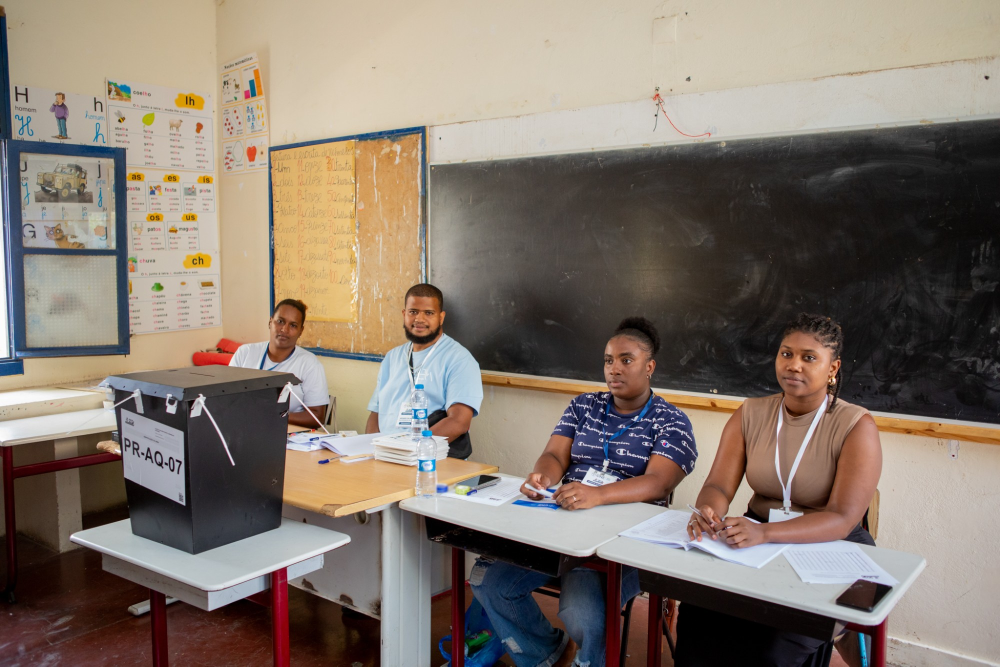
#> input picture comunicado_regras/novos_src/v2src/foto_13.jpg, 2000 x 1333 px, found by its file name (shown at 1/2 size); the run also reads 1 picture not shown here
$ python prep_fotos.py
#> lines starting #> are read from the running program, lines starting #| are printed output that depends on the picture; after the words box and inside, x2 and y2 are one past the last pixel; in counts of white or black regions, pixels touching at a corner belong together
### comunicado_regras/novos_src/v1src/textblur.py
# Desfoca só as letras legíveis (código da urna), o objeto fica intacto: sem quadrados, sem manchas
from PIL import Image, ImageDraw, ImageFilter
def textblur(im,polys,r=7):
    im=im.convert('RGB')
    for P in polys:
        rr=r; ff=4
        if isinstance(P,dict): rr=P['r']; ff=P.get('f',4); P=P['p']
        if len(P)==4 and not isinstance(P[0],tuple): P=[(P[0],P[1]),(P[2],P[1]),(P[2],P[3]),(P[0],P[3])]
        m=Image.new('L',im.size,0); ImageDraw.Draw(m).polygon(P,fill=255)
        if ff<=1:  # desfoque só com píxeis de dentro (bordas do objeto ficam nítidas, nada de fora entra)
            import numpy as np
            a=np.asarray(im).astype(np.float32); mk=(np.asarray(m)>0).astype(np.float32)
            num=np.asarray(Image.fromarray(np.clip(a*mk[...,None],0,255).astype(np.uint8)).filter(ImageFilter.GaussianBlur(rr))).astype(np.float32)
            den=np.asarray(Image.fromarray((mk*255).astype(np.uint8)).filter(ImageFilter.GaussianBlur(rr))).astype(np.float32)[...,None]/255
            bl=np.clip(num/np.maximum(den,1e-3),0,255); al=np.asarray(m.filter(ImageFilter.GaussianBlur(.7))).astype(np.float32)[...,None]/255
            im=Image.fromarray((a*(1-al)+bl*al).astype(np.uint8)); continue
        bl=im.filter(ImageFilter.GaussianBlur(rr))
        im=Image.composite(bl,im,m.filter(ImageFilter.GaussianBlur(ff)))
    return im
TB={'exigir':[{'r':6,'f':1,'p':[(624,701),(711,719),(709,746),(683,749),(680,755),(620,747)]}],'foto_13b':[(820,716,890,740)],'foto_suplentes':[(1276,712,1367,743)],
    'pres':[{'r':16,'p':[(76,925),(410,962),(410,1082),(76,1048)]}],'tempo':[{'r':16,'p':(1152,870,1466,976)}],'extra':[(0,580,62,625)]}

### comunicado_regras/novos_src/v2src/prep_fotos.py
# Fotos novas do V2 (s13, s38, suplentes): rótulos/crachás desfocados + tratamento A (azul) ou B (claro)
import numpy as np
from PIL import Image, ImageFilter
D='motion/v2/'
import sys as _s; _s.path.insert(0,'v1src')
from textblur import textblur, TB
def blur(im,boxes):
    # rótulo "em branco": pinta a área com a cor clara do próprio papel e suaviza a borda (sem texto legível, sem retângulo duro)
    import numpy as np
    from PIL import ImageDraw
    for b in boxes:
        Q=None
        if isinstance(b[0],tuple): Q=b; xs=[q[0] for q in Q]; ys=[q[1] for q in Q]; b=(min(xs),min(ys),max(xs),max(ys))
        x0,y0,x1,y1=b; a=np.asarray(im.crop(b)).reshape(-1,3); L=a.sum(1)
        if Q: a=a[L>=np.percentile(L,40)]; L=a.sum(1)
        col=tuple(int(v) for v in np.median(a[L>=np.percentile(L,70)],0))
        p=4; pat=Image.new('RGB',(x1-x0,y1-y0),col)
        g=im.crop(b).filter(ImageFilter.GaussianBlur(40)); pat=Image.blend(pat,g,.25)
        m=Image.new('L',pat.size,0); (ImageDraw.Draw(m).polygon([(q[0]-x0,q[1]-y0) for q in Q],fill=255) if Q else ImageDraw.Draw(m).rounded_rectangle((p,p,pat.width-p,pat.height-p),radius=6,fill=255)); m=m.filter(ImageFilter.GaussianBlur(3))
        im.paste(pat,(x0,y0),m)
#> this loop made 5 passes
#> (x0, y0, x1, y1, col) on passes 1 to 5: (235, 810, 380, 1020, (165, 168, 179)), (785, 795, 865, 860, (214, 224, 232)), (1155, 925, 1245, 980, (214, 219, 227)), (1015, 990, 1130, 1025, (198, 202, 204)), (1530, 1005, 1615, 1050, (191, 198, 212))
#> pass 1, in blur, `pat = Image.blend(pat, g, 0.25)`:
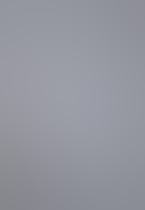
#> pat: PIL image 145x210 RGB; mean R, G, B 148, 149.6, 159.1
    return im
def washB(im):  # mesmo tratamento das fotos B do V2
    a=np.asarray(im.convert('RGB')).astype(np.float32); g=(a@[.3,.59,.11])[...,None].repeat(3,2)
    rgb=g*.55+a*.15+np.array((22,75,140))*.3
    return Image.fromarray(np.dstack([rgb.clip(0,255),np.full(a.shape[:2],.5*255)]).astype('uint8'),'RGBA')
def tintA(im,col=(20,110,190),k=.65):  # mesmo tratamento das fotos A do V1
    a=np.asarray(im.convert('RGB')).astype(np.float32); g=(a@[.3,.59,.11])[...,None]
    rgb=g/255*255*(1-k)+np.array(col)*k*(g/255*1.3)
    return Image.fromarray(np.dstack([rgb.clip(0,255),np.full(a.shape[:2],.55*255)]).astype('uint8'),'RGBA')
# s13: mesa de frente (urna e crachás desfocados); escala 1.25 -> caras em baixo, parede livre em cima
f=blur(Image.open('v2src/foto_13.jpg').convert('RGB'),[(235,810,380,1020),(785,795,865,860),(1155,925,1245,980),(1015,990,1130,1025),(1530,1005,1615,1050)])
f=f.resize((2500,1666),Image.LANCZOS).crop((290,0,2210,1280)); washB(f).save(D+'bg_13_foto1.png')
# s13 (nova foto, escolhida): sala inteira, urna e crachás desfocados; escala 1.25 -> mesa em baixo, texto livre em cima
f=textblur(Image.open('v2src/foto_13b.jpg'),TB['foto_13b'])
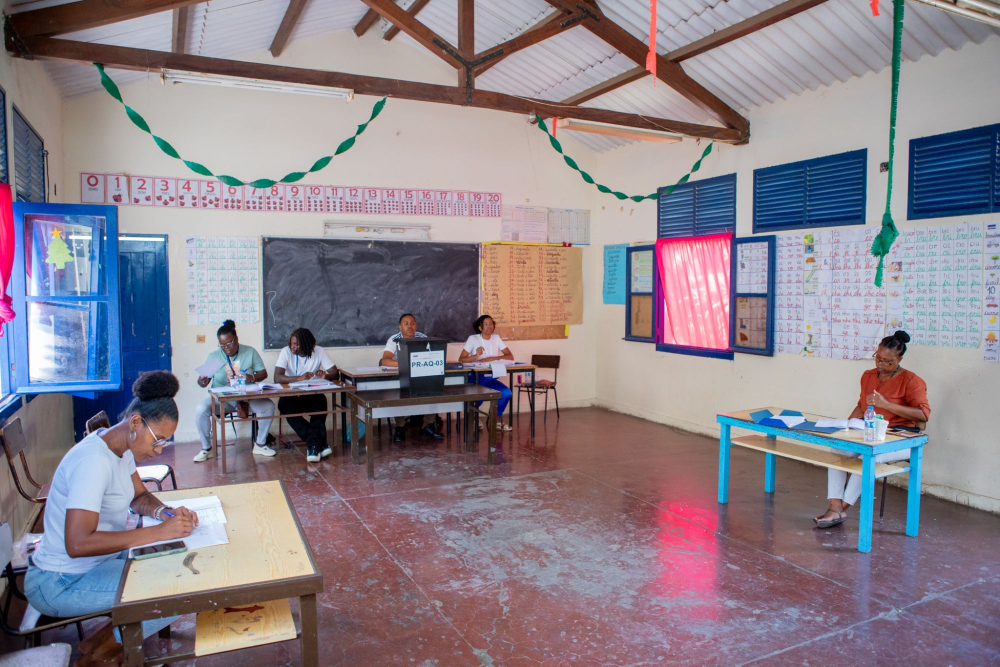
#> input picture comunicado_regras/novos_src/v2src/foto_13b.jpg, 2000 x 1333 px, found by its file name (shown at 1/2 size)
#> in textblur, im is the input picture: PIL image 2000x1333 RGB; mean R, G, B 139.3, 129.6, 139
#> the loop in textblur, `for P in polys:` made 1 pass
#> (P, ff) on pass 1: ([(820, 716), (890, 716), (890, 740), (820, 740)], 4)
#> after the loop in textblur, `for P in polys:`:
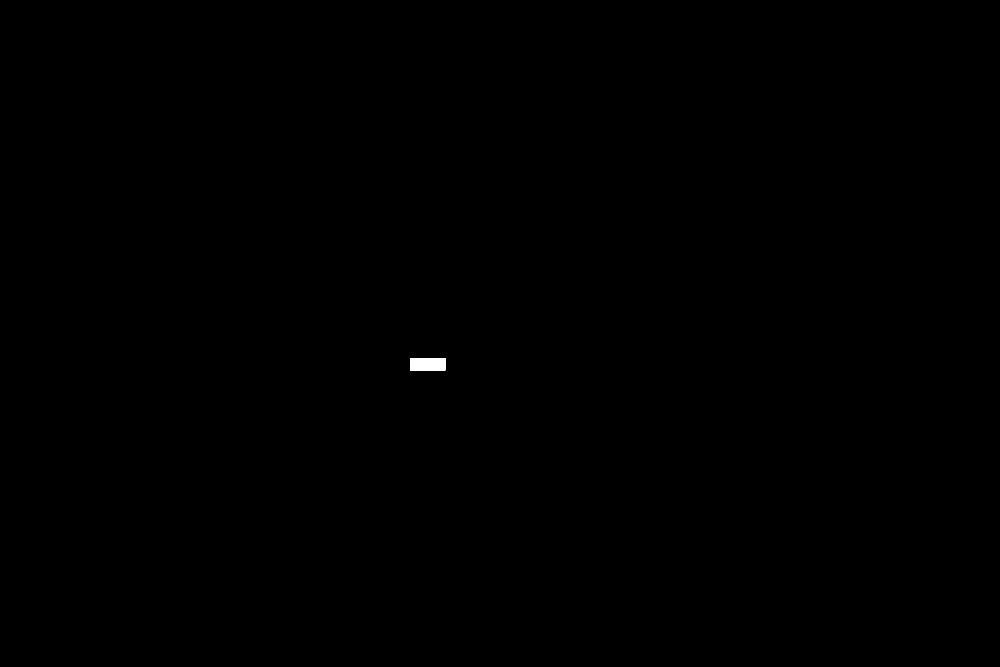
#> m: PIL image 2000x1333 L (shown at 1/2 size); 0.07% white; 1 white region, box (x1, y1, x2, y2) and area: (820, 716, 891, 741) 1775
f=f.resize((2500,1666),Image.LANCZOS).crop((400,0,2320,1280)); washB(f).save(D+'bg_13.png')
# s38: mesa a trabalhar
f=Image.open('v2src/foto_38.jpg').convert('RGB').resize((1920,1280),Image.LANCZOS); washB(f).save(D+'bg_38.png')
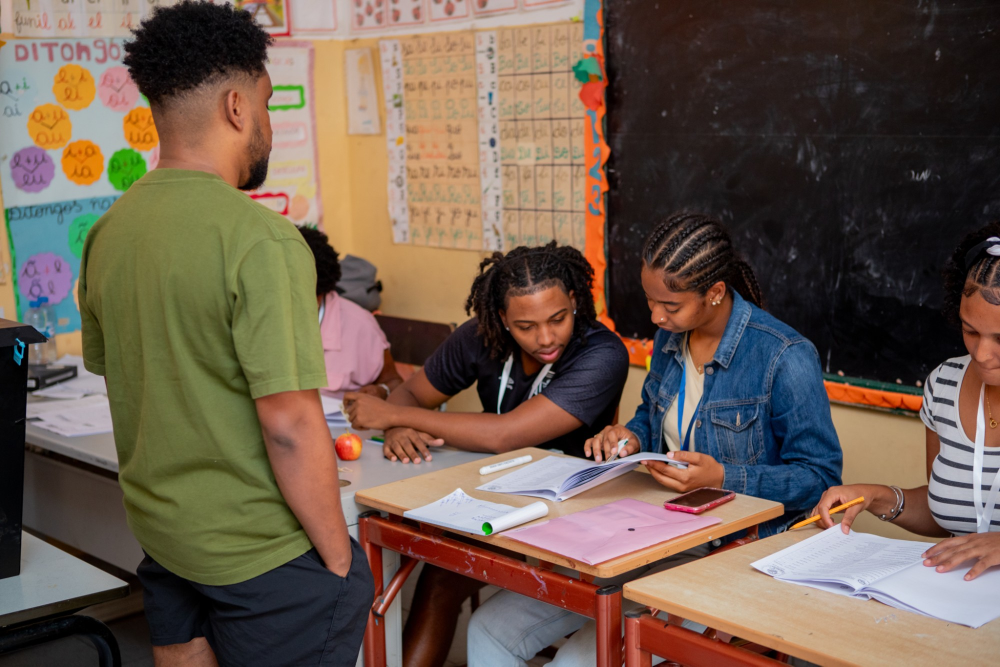
#> input picture comunicado_regras/novos_src/v2src/foto_38.jpg, 2000 x 1333 px, found by its file name (shown at 1/2 size)
# suplentes: sala (urna desfocada)
f=textblur(Image.open('v2src/foto_suplentes.jpg'),TB['foto_suplentes'])
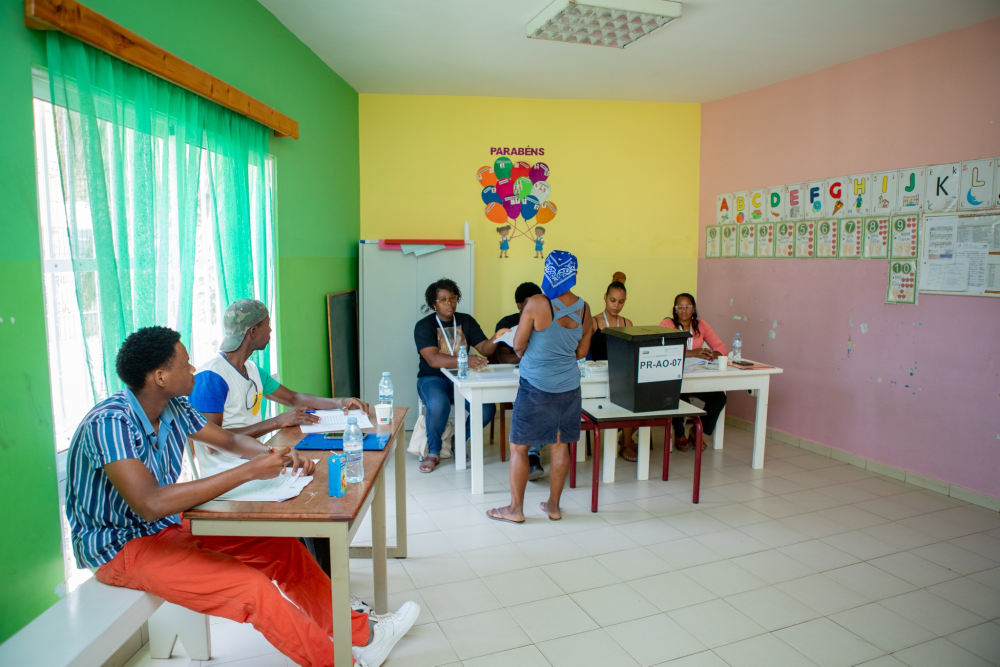
#> input picture comunicado_regras/novos_src/v2src/foto_suplentes.jpg, 2000 x 1333 px, found by its file name (shown at 1/2 size)
#> in textblur, im is the input picture: PIL image 2000x1333 RGB; mean R, G, B 142.6, 153.5, 129.6
#> the loop in textblur (call 2), `for P in polys:` made 1 pass
#> (P, ff) on pass 1: ([(1276, 712), (1367, 712), (1367, 743), (1276, 743)], 4)
#> after the loop in textblur (call 2), `for P in polys:`: m: PIL image 2000x1333 L; 0.11% white; 1 white region, box (x1, y1, x2, y2) and area: (1276, 712, 1368, 744) 2944
fs=f.resize((2400,1600),Image.LANCZOS).crop((240,320,2160,1600)); tintA(fs).save(D+'bg_sup.png')
f.crop((600,280,1575,1333)).resize((1000,1080),Image.LANCZOS).save(D+'panel_sup.jpg',quality=92)
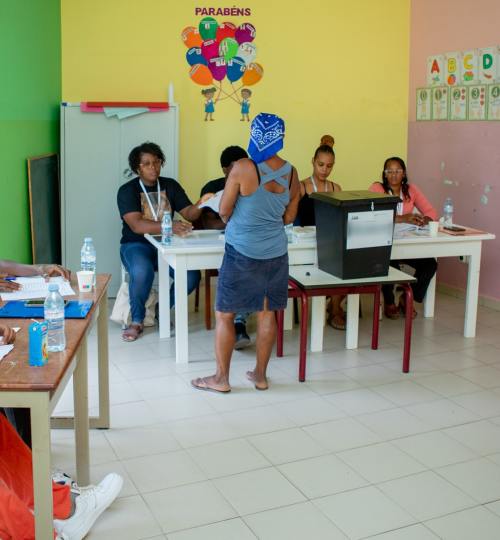
#> saved as panel_sup.jpg: PIL image 1000x1080 RGB (shown at 1/2 size); mean R, G, B 149.3, 150.1, 125.9
# encaixe mínimo (foto inteira na largura, 1920x1280)
f=textblur(Image.open('v2src/foto_13b.jpg'),TB['foto_13b'])
washB(f.resize((1920,1280),Image.LANCZOS)).save(D+'bg_13m.png')
f=textblur(Image.open('v2src/foto_suplentes.jpg'),TB['foto_suplentes'])
tintA(f.resize((1920,1280),Image.LANCZOS)).save(D+'bg_supm.png')
#> call 2 of tintA, with col = (20, 110, 190), k = 0.65
#> in tintA (call 2), `return Image.fromarray(np.dstack([rgb.clip(0,255),np.full(a.shape[:2],..`:
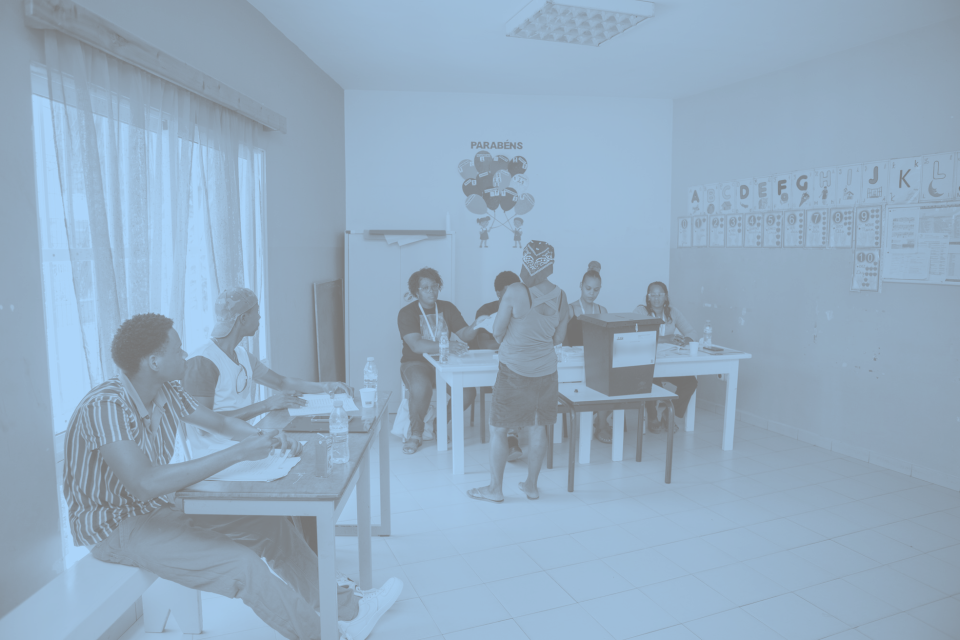
#> returned value: PIL image 1920x1280 RGBA (shown at 1/2 size); mean R, G, B, A 60.9, 105, 144.1, 140; transparent parts drawn white
f=textblur(Image.open('v2src/foto_13b.jpg'),TB['foto_13b'])
tintA(f.resize((1920,1280),Image.LANCZOS)).save(D+'bg_13a.png')
f=textblur(Image.open('v2src/foto_13b.jpg'),TB['foto_13b'])
f.resize((1000,667),Image.LANCZOS).save(D+'panel_13.jpg',quality=92)
# abertura: foto já limpa enviada pelo cliente (sem qualquer desfoque)
f=Image.open('v2src/foto_1_clean.webp').convert('RGB').resize((1920,1280),Image.LANCZOS); washB(f).save(D+'bg_1a.png')
if __name__=="__main__": print("ok")
